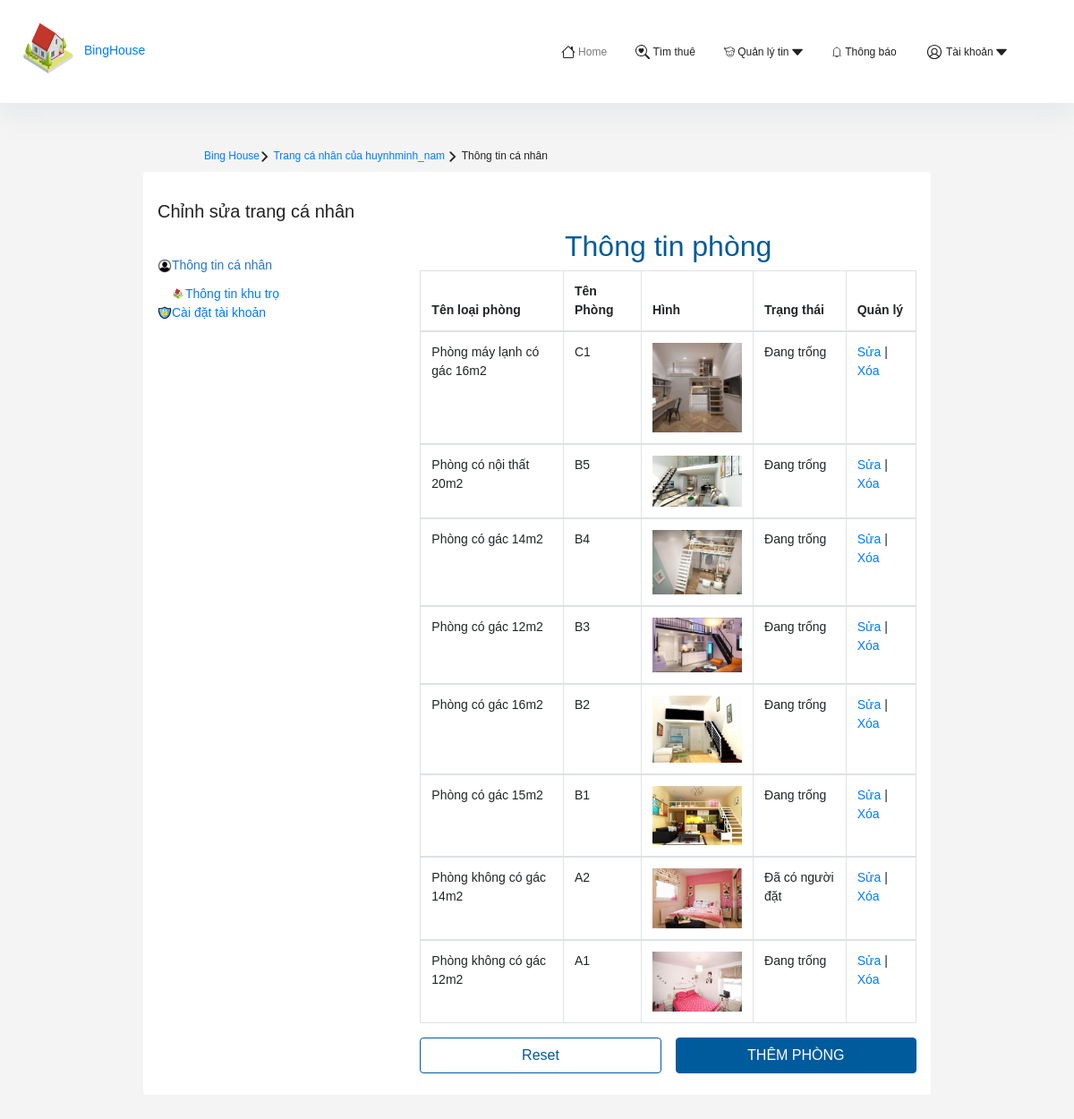
Screenshot of /setting_phong.php (signed in) with the database file from the repository.
### tables this page shows
CREATE TABLE `loaiphong` (
  `ID_LP` int(11) NOT NULL,
  `TENLOAIPHONG` varchar(30) NOT NULL,
  `SONGUOIOTOIDA` int(11) NOT NULL,
  `DIENTICH` float NOT NULL
);

CREATE TABLE `phong` (
  `STT` int(11) NOT NULL,
  `TENPHONG` varchar(20) NOT NULL,
  `ID_TT` int(11) DEFAULT NULL,
  `ID_KHUTRO` int(11) DEFAULT NULL,
  `ID_LP` int(11) DEFAULT NULL
);

CREATE TABLE `hinh` (
  `ID_HINH` int(11) NOT NULL,
  `STT` int(11) NOT NULL,
  `HINH` varchar(255) NOT NULL
);

CREATE TABLE `trangthai` (
  `ID_TT` int(11) NOT NULL,
  `TENTT` varchar(20) NOT NULL
);

### setting_phong.php (the view, shortened to what this page needs)
<?php
include './config/config.php';
$khutro = "SELECT a.ID_KHUTRO, a.TENKHUTRO
  FROM khutro as a, chukhutro as b
  WHERE a.ID_CKT = b.ID_CKT
  AND b.TENDANGNHAP='" . $_SESSION['TENDANGNHAP'] . "'";
$khutrosql = mysqli_query($conn, $khutro);
?>
<!DOCTYPE html>
<html lang="en">
<head>
   <link rel="stylesheet" href="https://cdn.jsdelivr.net/npm/bootstrap@5.2.1/dist/css/bootstrap.min.css">
   <link rel="stylesheet" href="https://cdn.jsdelivr.net/npm/bootstrap@5.2.1/dist/js/bootstrap.bundle.min.js">
   <link rel="stylesheet" href="https://cdnjs.cloudflare.com/ajax/libs/font-awesome/6.0.0-beta2/css/all.min.css" />
   <link rel="stylesheet" href="https://cdn.jsdelivr.net/npm/bootstrap-icons@1.9.1/font/bootstrap-icons.css">
   <link rel="stylesheet" href="https://cdn.jsdelivr.net/npm/bootstrap@4.6.2/dist/css/bootstrap.min.css"
>
   <link rel="stylesheet" href="https://cdn.jsdelivr.net/npm/bootstrap-icons@1.3.0/font/bootstrap-icons.css">
   <link href="css/style.css" rel="stylesheet" type="text/css" media="all">
   <link rel="stylesheet" href="https://cdnjs.cloudflare.com/ajax/libs/font-awesome/5.15.4/css/all.min.css"
>
   <link href="css/setting.css" rel="stylesheet" type="text/css" media="all" />
   <link rel="stylesheet" href="https://cdnjs.cloudflare.com/ajax/libs/font-awesome/4.7.0/css/font-awesome.min.css">
</head>
<body class="">
   <div class="navigation-wrap bg-light start-header start-style">
      <div class="container">
         <div class="row">
            <div class="col-12">
               <nav class="navbar navbar-expand-md navbar-light">
                  <div class="ssn_header" alt="">
                     <a class="ssn_logo" title="binghouse" href="index.php">
                        <img src="image/logo.png" alt="BingHouse">
                     </a><a class="logo_text"> BingHouse </a>
                  </div>
                  <div class="collapse navbar-collapse" id="navbarSupportedContent">
                     <ul class="navbar-nav ml-auto py-4 py-md-0">
                        <li class="nav-item pl-4 pl-md-2 ml-0 ml-md-4 active">
                           <a class="nav-link" href="index.php">Home</a>
                        </li>
                        <li class="nav-item pl-4 pl-md-2 ml-0 ml-md-4">
                           <a class="nav-link" href="search.php">Tìm thuê</a>
                        </li>
                        <li class="nav-item pl-4 pl-md-2 ml-0 ml-md-4">
                           <a class="nav-link" href="#" data-toggle="dropdown">Quản lý tin</a>
                        </li>
                        <li class="nav-item pl-4 pl-md-2 ml-0 ml-md-4">
                           <a class="nav-link" href="#">Thông báo</a>
                        </li>
                        <li class="nav-item pl-4 pl-md-2 ml-0 ml-md-4">
                           <a class="nav-link" href="#" data-toggle="dropdown">Tài khoản</a>
                        </li>
                     </ul>
                  </div>
               </nav>
            </div>
         </div>
      </div>
   </div>
   <div class="l1tlqmyy">
      <ol class="mx-3 md:mx-0 s1vf7tl0" style="padding-bottom:20px" itemscope=""
         itemtype="https://schema.org/BreadcrumbList">
         <li itemprop="itemListElement" itemscope="" itemtype="https://schema.org/ListItem"><a href="index.php"
               itemprop="item"><span itemprop="name">Bing House</span></a><svg xmlns="http://www.w3.org/2000/svg"
               viewBox="0 0 13 20" data-type="monochrome" width="1em" height="1em" fill="none" class="separator">
               <path fill="none" stroke="currentColor" stroke-width="3" stroke-linecap="round" d="M2 2l8 7.9L2 18">
               </path>
            </svg>
         </li>
         <li itemprop="itemListElement" itemscope="" itemtype="https://schema.org/ListItem"><a href="setting.php"
               class="text-blue-500 inline-flex max-w-[150px] md:max-w-none [&amp;>span]:truncate" itemprop="item"><span
                  itemprop="name">Trang cá nhân của
                  <?php echo $_SESSION['TENDANGNHAP']; ?>
               </span></a><svg xmlns="http://www.w3.org/2000/svg" viewBox="0 0 13 20" data-type="monochrome" width="1em"
               height="1em" fill="none" class="separator">
               <path fill="none" stroke="currentColor" stroke-width="3" stroke-linecap="round" d="M2 2l8 7.9L2 18">
               </path>
            </svg>
         </li>
         <li itemprop="itemListElement" itemscope="" itemtype="https://schema.org/ListItem"><span itemprop="name">Thông
               tin cá nhân</span>
         </li>
      </ol>
      <div class="g1gd5utk withWidth withGutter c29gcq6"
         style="--c29gcq6-0:100%;--c29gcq6-1:4px;--c29gcq6-4:-8px;--c29gcq6-5:-8px;--c29gcq6-9:8px;--c29gcq6-13:100%;--c29gcq6-14:6px;--c29gcq6-17:-12px;--c29gcq6-18:-12px;--c29gcq6-22:12px;--c29gcq6-26:100%;--c29gcq6-27:8px;--c29gcq6-30:-16px;--c29gcq6-31:-16px;--c29gcq6-35:16px;--c29gcq6-39:100%;--c29gcq6-40:12px;--c29gcq6-43:-24px;--c29gcq6-44:-24px;--c29gcq6-48:24px;--c29gcq6-52:100%;--c29gcq6-53:16px;--c29gcq6-56:-32px;--c29gcq6-57:-32px;--c29gcq6-61:32px">
         <div class="g1gd5utk swjo00u"
            style="--swjo00u-0:initial;--swjo00u-1:initial;--swjo00u-3:initial;--swjo00u-6:initial;--swjo00u-9:initial;--swjo00u-12:initial;--swjo00u-15:initial">
            <div class="withSpan snf9jyk"
               style="--snf9jyk-0:initial;--snf9jyk-1:initial;--snf9jyk-2:100%;--snf9jyk-4:initial;--snf9jyk-6:100%;--snf9jyk-8:initial;--snf9jyk-10:100%;--snf9jyk-12:initial;--snf9jyk-14:33.33333333333333%;--snf9jyk-16:initial;--snf9jyk-18:33.33333333333333%;--snf9jyk-20:initial">
               <h5>Chỉnh sửa trang cá nhân</h5>
               <p class="trc72lf">
                  <a href="setting.php" rel="noreferrer"><br><img src="image/canhan.png" width="16" height="16">Thông
                     tin cá nhân</a><br>
               <div class="container">
                  <p class="item"><a href="repassword.php" rel="noreferrer"><img src="image/logo.png" width="16"
                           height="16"></i>Thông tin khu trọ</a><br></p>
                     <?php if (($khutrosql)) { ?>
                        <?php foreach ($khutrosql as $key => $value) { ?>
                           <a href="setting_khutro.php?ID_KHUTRO=<?php echo $value['ID_KHUTRO'] ?>"><?php echo $value['TENKHUTRO'] ?></a>
                        <?php } ?>
                     <?php } ?>
               </div>
               <a href="repassword.php" rel="noreferrer"><img src="image/khoak.png" width="16" height="16">Cài đặt tài
                  khoản</a><br>
               </p>
            </div>
            <div class="withSpan snf9jyk"
               style="--snf9jyk-0:initial;--snf9jyk-1:initial;--snf9jyk-2:100%;--snf9jyk-4:initial;--snf9jyk-6:100%;--snf9jyk-8:initial;--snf9jyk-10:100%;--snf9jyk-12:initial;--snf9jyk-14:66.66666666666666%;--snf9jyk-16:initial;--snf9jyk-18:66.66666666666666%;--snf9jyk-20:initial">
               <div class="l1kr9d9v">
                  <div class="wizard-tab-content">
                     <div role="tabpanel" id="Liênhệ1" aria-labelledby="step-Liênhệ1" class="wizard-tab-container"
                        style="">
                        <div>
                           <h2>
                              <div class="ten">Thông tin phòng</div>
                           </h2>
                           <div class="grid-column">
                              <div data-v-5d159d94="" class="form-group">
                                 <table class="table table-bordered">
                                    <?php
                                    $sql_loaiphong = "SELECT * FROM loaiphong as lp, phong as p, khutro as kt, trangthai tt, hinh h where lp.ID_LP = p.ID_LP and kt.ID_KHUTRO = p.ID_KHUTRO and tt.ID_TT = p.ID_TT and h.STT = p.STT and p.ID_KHUTRO = $value[ID_KHUTRO] order by p.STT DESC";
                                    $query_loaiphong = mysqli_query($conn, $sql_loaiphong);
                                    ?>
                                    <thead>
                                       <tr>
                                          <th>Tên loại phòng</th>
                                          <th>Tên Phòng</th>
                                          <th>Hình</th>
                                          <th>Trạng thái</th>
                                          <th>Quản lý</th>
                                       </tr>
                                    </thead>
                                    <?php
                                    while ($row = mysqli_fetch_array($query_loaiphong)) {
                                       ?>
                                       <tbody>
                                          <tr>
                                             <td>
                                                <?php echo $row['TENLOAIPHONG'] ?>
                                             </td>
                                             <td>
                                                <?php echo $row['TENPHONG'] ?>
                                             </td>
                                             <td>
                                                <img src="ha_phong/<?php echo $row['HINH'] ?>" width="100px">
                                             </td>
                                             <td>
                                                <?php echo $row['TENTT'] ?>
                                             </td>
                                             <td><a href="suaphong.php?STT=<?php echo $row['STT'] ?>">Sửa</a> | <a
                                                   href="xoaphong.php?STT=<?php echo $row['STT'] ?>">Xóa</a></td>
                                          </tr>
                                       </tbody>
                                       <?php
                                    }
                                    ?>
                                 </table>
                              </div>
                           </div>
                           <div class="grid-column grid-column-4 grid-xm-column-1" messages_error="[object Object]"
                              value="[object Object]">
                              <div>
                                 <div class="l6ks4td">
                                    <div class="withGutter c29gcq6"
                                       style="--c29gcq6-0: initial; --c29gcq6-1:8px; --c29gcq6-4:-16px; --c29gcq6-5:-16px; --c29gcq6-9:16px; --c29gcq6-13: initial; --c29gcq6-14:8px; --c29gcq6-17:-16px; --c29gcq6-18:-16px; --c29gcq6-22:16px; --c29gcq6-26: initial; --c29gcq6-27:8px; --c29gcq6-30:-16px; --c29gcq6-31:-16px; --c29gcq6-35:16px; --c29gcq6-39: initial; --c29gcq6-40:8px; --c29gcq6-43:-16px; --c29gcq6-44:-16px; --c29gcq6-48:16px; --c29gcq6-52: initial; --c29gcq6-53:8px; --c29gcq6-56:-16px; --c29gcq6-57:-16px; --c29gcq6-61:16px;">
                                       <div class="swjo00u"
                                          style="--swjo00u-0:center; --swjo00u-1: initial; --swjo00u-3: initial; --swjo00u-6: initial; --swjo00u-9: initial; --swjo00u-12: initial; --swjo00u-15: initial;">
                                          <div class="snf9jyk"
                                             style="--snf9jyk-0: initial; --snf9jyk-1: initial; --snf9jyk-2: initial; --snf9jyk-4: initial; --snf9jyk-6: initial; --snf9jyk-8: initial; --snf9jyk-10: initial; --snf9jyk-12: initial; --snf9jyk-14: initial; --snf9jyk-16: initial; --snf9jyk-18: initial; --snf9jyk-20: initial;">
                                             <button
                                                class="b1ek51v5 outline o-accent r-normal large w-normal i-left stretch"
                                                type="reset">Reset</button>
                                          </div>
                                          <div class="snf9jyk"
                                             style="--snf9jyk-0: initial; --snf9jyk-1: initial; --snf9jyk-2: initial; --snf9jyk-4: initial; --snf9jyk-6: initial; --snf9jyk-8: initial; --snf9jyk-10: initial; --snf9jyk-12: initial; --snf9jyk-14: initial; --snf9jyk-16: initial; --snf9jyk-18: initial; --snf9jyk-20: initial;">
                                             <a class="b1ek51v5 accent r-normal large w-normal i-left stretch"
                                                name="submit" id="submit" href="themphong.php"> THÊM PHÒNG</a>
                                          </div>
                                       </div>
                                    </div>
                                 </div>
                              </div>
                           </div>
                        </div>
                     </div>
                  </div>
               </div>
</body>
</body>
</html>

### rows the page displays
loaiphong: TENLOAIPHONG "Phòng máy lạnh có gác 16m2", phong.TENPHONG "C1", hinh.HINH (picture), trangthai.TENTT "Đang trống"
loaiphong: TENLOAIPHONG "Phòng có nội thất 20m2", phong.TENPHONG "B5", hinh.HINH (picture), trangthai.TENTT "Đang trống"
loaiphong: TENLOAIPHONG "Phòng có gác 14m2", phong.TENPHONG "B4", hinh.HINH (picture), trangthai.TENTT "Đang trống"
loaiphong: TENLOAIPHONG "Phòng có gác 12m2", phong.TENPHONG "B3", hinh.HINH (picture), trangthai.TENTT "Đang trống"
loaiphong: TENLOAIPHONG "Phòng có gác 16m2", phong.TENPHONG "B2", hinh.HINH (picture), trangthai.TENTT "Đang trống"
loaiphong: TENLOAIPHONG "Phòng có gác 15m2", phong.TENPHONG "B1", hinh.HINH (picture), trangthai.TENTT "Đang trống"
loaiphong: TENLOAIPHONG "Phòng không có gác 14m2", phong.TENPHONG "A2", hinh.HINH (picture), trangthai.TENTT "Đã có người đặt"
loaiphong: TENLOAIPHONG "Phòng không có gác 12m2", phong.TENPHONG "A1", hinh.HINH (picture), trangthai.TENTT "Đang trống"

### other values shown
$_SESSION['TENDANGNHAP'] "huynhminh_nam"
